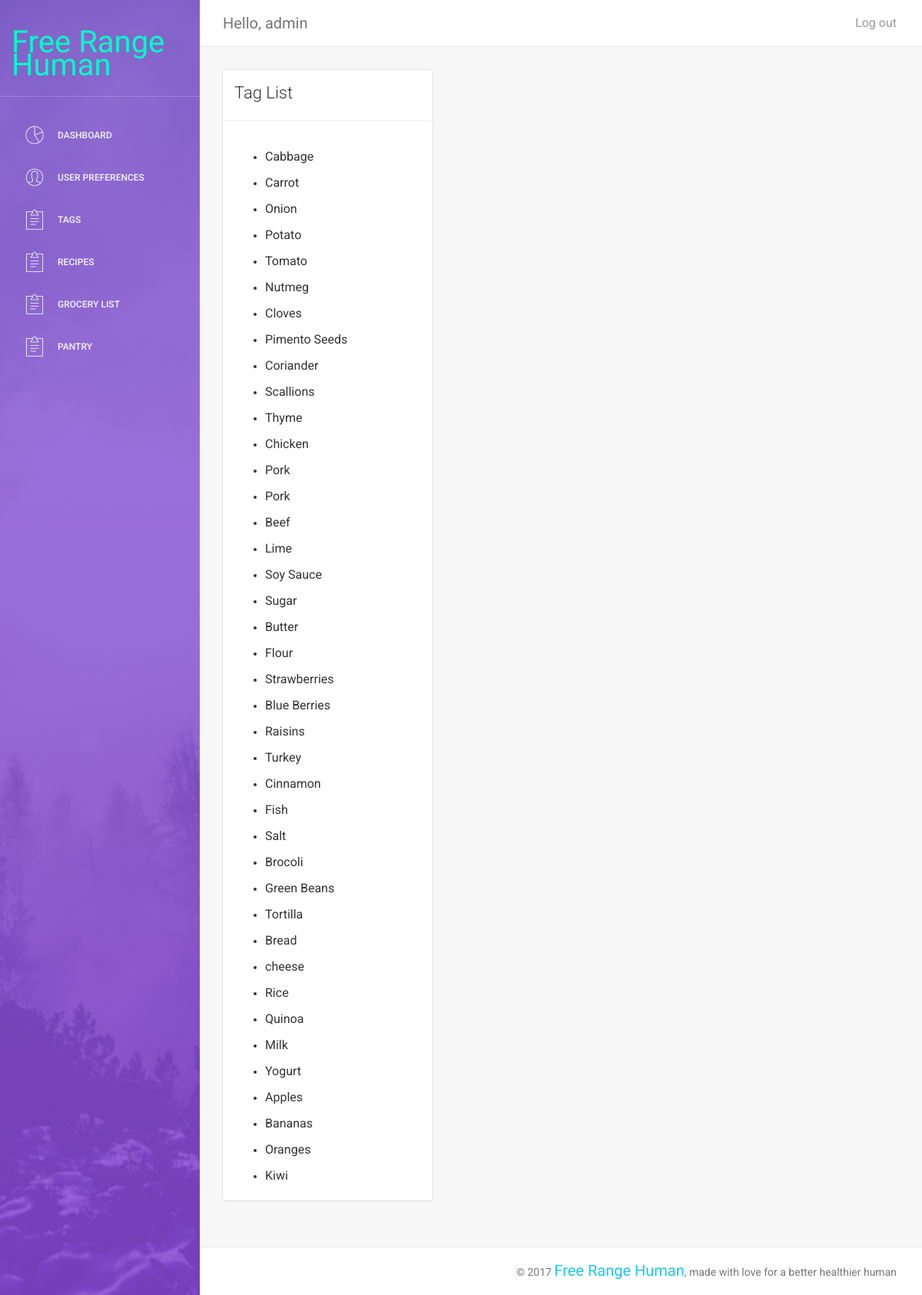
Page /dashboard/ingredients (signed in) on the committed database.
### dashboard/models.py (models this page shows, shortened)
class Ingredient(models.Model):
	ing_id = models.AutoField(primary_key=True)
	ing_name = models.CharField(max_length=60)
	ing_num = models.IntegerField()

### dashboard/views.py (the view)
# urls.py: url(r'ingredients', views.IngredientListView.as_view(), name='ingredients'),
class IngredientListView(LoginRequiredMixin, generic.ListView):
    model = Ingredient

### dashboard/templates/dashboard/ingredient_list.html
{% extends "theme/dashboard.html" %} {% block content %}
<div class="col-md-4">
    <div class="card">
        <div class="header">
            <h4 class="title">Tag List</h4>
        </div>
        <hr>
        <div class="content">
            {% if ingredient_list %}
            <ul>
                {% for ing in ingredient_list %}
                <li>
                    <p>{{ ing.ing_name }}</p>
                </li>
                {% endfor %}
            </ul>
            {% else %}
            <p>There are no Ingredients in the database. </p>
            {% endif %}
        </div>
    </div>
</div>
{% endblock %}

### dashboard/templates/theme/dashboard.html (shortened to what this page needs)
<!doctype html>
<html lang="en">
<head>
    <meta charset="utf-8" /> {% load static %}
    {% load static %}
    <link href="{% static 'assets/css/bootstrap.min.css' %}" rel="stylesheet" />
    {% load static %}
    <link href="{% static 'assets/css/animate.min.css' %}" rel="stylesheet" />
    {% load static %}
    <link href="{% static 'assets/css/light-bootstrap-dashboard.css' %}" rel="stylesheet" />
    {% load static %}
    <link href="{% static 'css/styles.css' %}" rel="stylesheet" />
    <link href="http://maxcdn.bootstrapcdn.com/font-awesome/4.2.0/css/font-awesome.min.css" rel="stylesheet">
    <link href='http://fonts.googleapis.com/css?family=Roboto:400,700,300' rel='stylesheet' type='text/css'> {% load static %}
    <link href="{% static 'assets/css/pe-icon-7-stroke.css' %}" rel="stylesheet" />
</head>
<body>
    <div class="wrapper">
        <div class="sidebar" data-color="purple" data-image="assets/img/sidebar-5.jpg">
            <div class="sidebar-wrapper">
                <div class="logo">
                    <h4 class="company-name">Free Range Human</h4>
                </div>
                <ul class="nav">
                    <li>
                        <a href="{% url 'main' %}">
                        <i class="pe-7s-graph"></i>
                        <p>Dashboard</p>
                    </a>
                    </li>
                    {% if user.is_authenticated %}
                    <li>
                        <a href="{% url 'pref' %}">
                        <i class="pe-7s-user"></i>
                        <p>User Preferences</p>
                    </a>
                    </li>
                    <li>
                        <a href="{% url 'tags' %}">
                        <i class="pe-7s-note2"></i>
                        <p>Tags</p>
                    </a>
                    </li>
                    <li>
                        <a href="{% url 'recipes' %}">
                        <i class="pe-7s-note2"></i>
                        <p>Recipes</p>
                    </a>
                    </li>
                    <li>
                        <a href="{% url 'groceries' %}">
                        <i class="pe-7s-note2"></i>
                        <p>Grocery List</p>
                    </a>
                    </li>
                    <li>
                        <a href="{% url 'pantry' %}">
                        <i class="pe-7s-note2"></i>
                        <p>Pantry</p>
                    </a>
                    </li>
                    {% endif %}
                    </ul>
            </div>
        </div>
        <div class="main-panel">
            <nav class="navbar navbar-default navbar-fixed">
                <div class="container-fluid">
                    <div class="navbar-header">
                        {% if user.is_authenticated %}
                        <a class="navbar-brand">Hello, {{ user.get_username }}</a> {% else %}
                        <a class="navbar-brand" href="">Dashboard</a> {% endif %}
                    </div>
                    <div class="collapse navbar-collapse">
                        <ul class="nav navbar-nav navbar-right">
                            {% if user.is_authenticated %}
                            <li><a href="{% url 'logout'%}?next=/dashboard/">Log out</a></li>
                            {% else %}
                            <li><a href="{% url 'login'%}?next=/dashboard/">Login</a></li>
                            <li><a href="{% url 'signup'%}?next=/dashboard/">Register</a></li>
                            {% endif %}
                        </ul>
                    </div>
                </div>
            </nav>
            <div class="content">
                <div class="container-fluid">
                    <div class="row">
                        {% block content %}
                        {% endblock %}
                    </div>
                </div>
            </div>
            <footer class="footer">
                <div class="container-fluid">
                    <p class="copyright pull-right">
                        &copy;
                        <a class="company-font">Free Range Human</a>, made with love for a better healthier human
                    </p>
                </div>
            </footer>
        </div>
    </div>
</body>
{% load static %}
{% load static %}
{% load static %}
{% load static %}
{% load static %}
{% load static %}
</html>

### dashboard/static/css/styles.css (style rules this page uses)
.company-font { font-family: 'Amatic SC', cursive; font-size: 20px; }
.company-name { font-family: 'Amatic SC', cursive; color: #00FDC8; font-size: 40px; }
li a { line-height: 1.5; font-size: 16px; margin: 0 0 10px; font-weight: 400; }

### rows in the picture
Ingredient: ing_name "Cabbage"
Ingredient: ing_name "Carrot"
Ingredient: ing_name "Onion"
Ingredient: ing_name "Potato"
Ingredient: ing_name "Tomato"
Ingredient: ing_name "Nutmeg"
Ingredient: ing_name "Cloves"
Ingredient: ing_name "Pimento Seeds"
Ingredient: ing_name "Coriander"
Ingredient: ing_name "Scallions"
Ingredient: ing_name "Thyme"
Ingredient: ing_name "Chicken"
Ingredient: ing_name "Pork"
Ingredient: ing_name "Pork"
Ingredient: ing_name "Beef"
Ingredient: ing_name "Lime"
Ingredient: ing_name "Soy Sauce"
Ingredient: ing_name "Sugar"
Ingredient: ing_name "Butter"
Ingredient: ing_name "Flour"
Ingredient: ing_name "Strawberries"
Ingredient: ing_name "Blue Berries"
Ingredient: ing_name "Raisins"
Ingredient: ing_name "Turkey"
Ingredient: ing_name "Cinnamon"
Ingredient: ing_name "Fish"
Ingredient: ing_name "Salt"
Ingredient: ing_name "Brocoli"
Ingredient: ing_name "Green Beans"
Ingredient: ing_name "Tortilla"
Ingredient: ing_name "Bread"
Ingredient: ing_name "cheese"
Ingredient: ing_name "Rice"
Ingredient: ing_name "Quinoa"
Ingredient: ing_name "Milk"
Ingredient: ing_name "Yogurt"
Ingredient: ing_name "Apples"
Ingredient: ing_name "Bananas"
Ingredient: ing_name "Oranges"
Ingredient: ing_name "Kiwi"

### other values in the picture
{{ user.get_username }} "admin"
